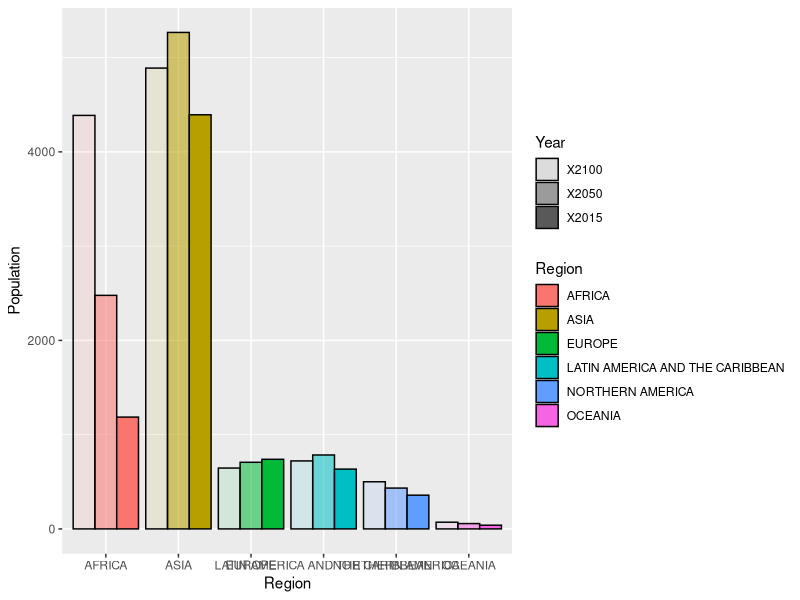
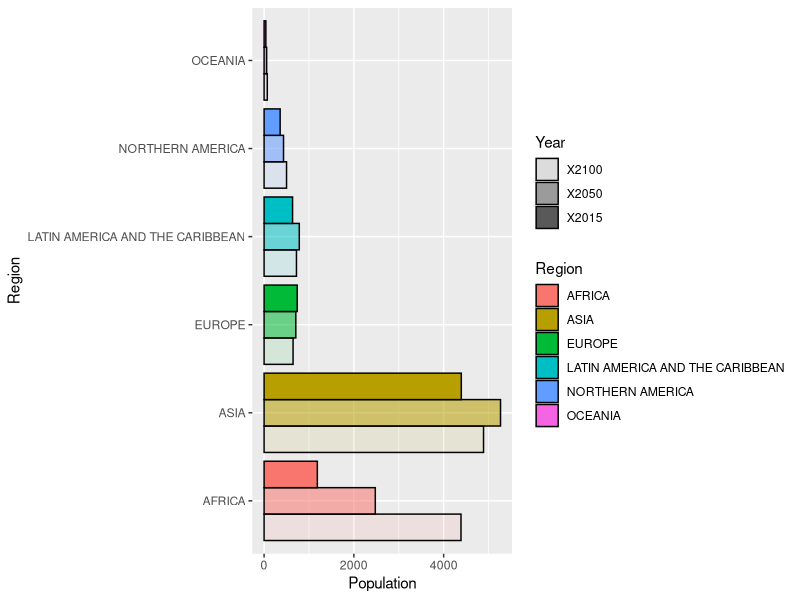
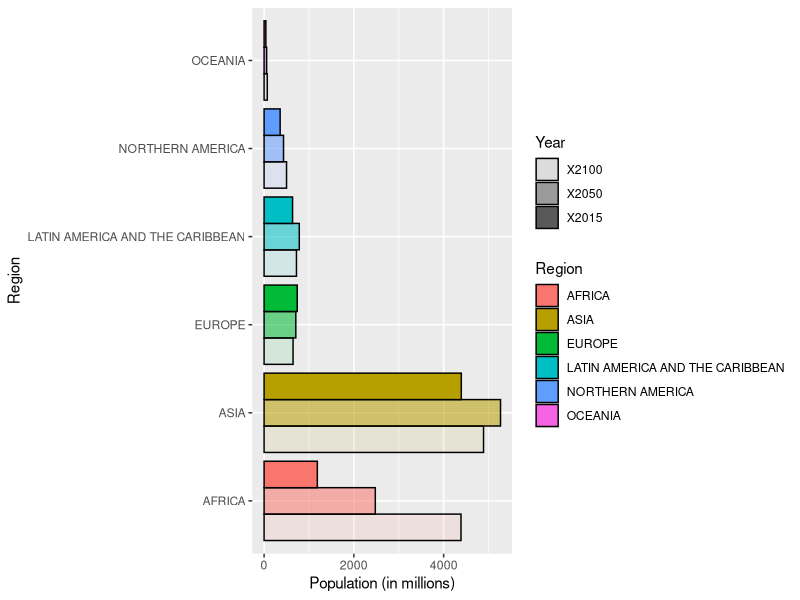
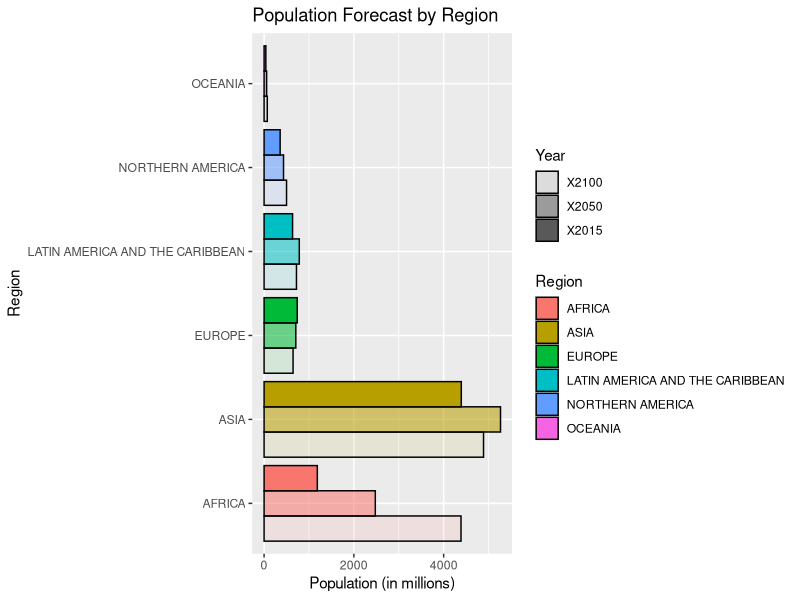
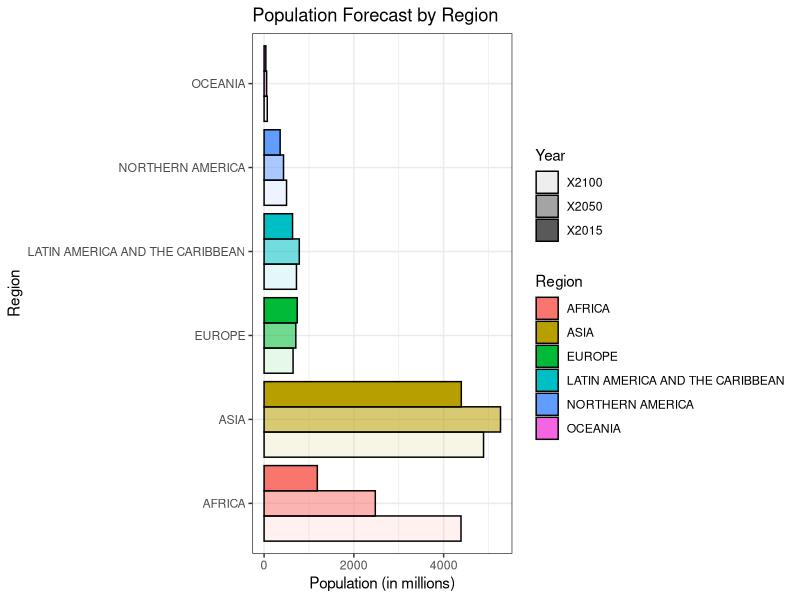
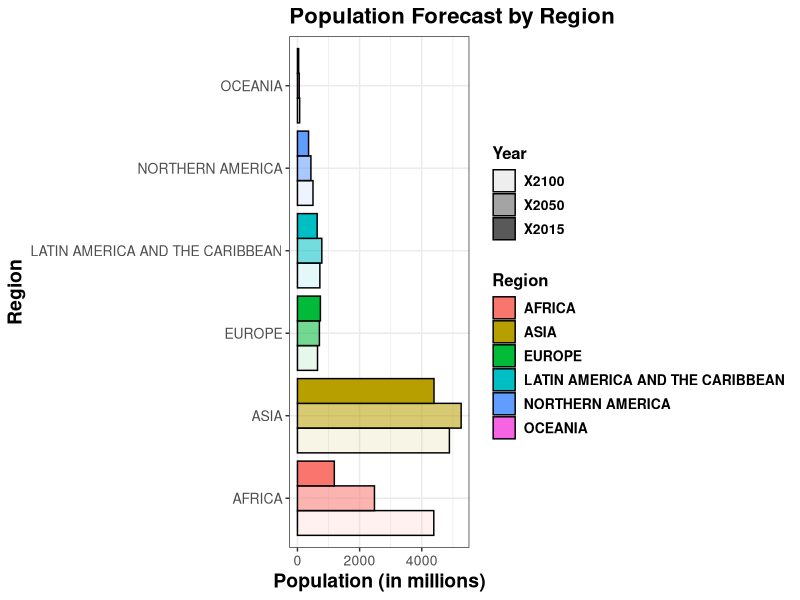
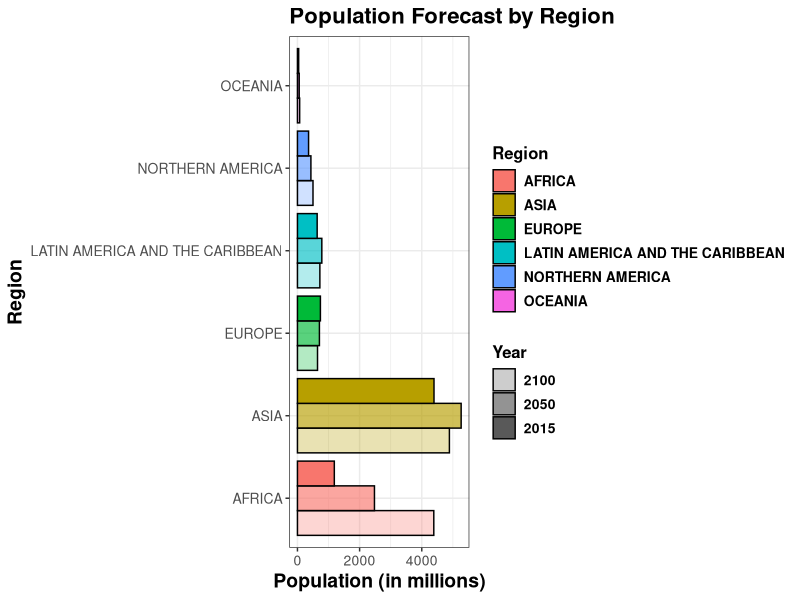

Here is the R script that generated these plots, in order:
library('ggplot2') #load ggplot
library('reshape2') #load reshape2 for reshaping data.frame objects

#You can set the directory to the directory you want. I used setwd() to move to the appropriate directory, but it will be different for you. You can provide your own directory, or navigate using the GUI.
setwd('../Data') 

# load the Region data from the working directory
df <- read.csv('UN population forecasts from Economist charts - Region.csv')

# melt reshapes a data.frame from multiple columns to three columns: an ID column, in this case Region, a variable column, which contains the column headers for each value, and a value Column for the populations. Have a look at the output to understand what it does.
DF <- melt(df[,c('Region','X2100','X2050','X2015')],id.vars = 'Region',variable.name='Year',value.name='Population')

#Change population to millions, because I want to
DF$Population = DF$Population/1000

# Make a ggplot object with the new data.frame, using Region and population as x and y
plotObj <- ggplot(DF,aes(x=Region,y=Population))

# Make a barplot object. Fill assigns the colours to different Regions, and alpha assigns transparency based on Year value data.
plotObj <- plotObj + geom_bar(aes(fill=Region,alpha=Year),position='dodge',stat='identity',colour='black')
# I included plotObj command to update the figure as we go along.
plotObj

# Flip x and y axis, because I like it better
plotObj <- plotObj + coord_flip()
plotObj

# Change the axis label to match reality
plotObj <- plotObj + ylab('Population (in millions)')
plotObj

# add a title
plotObj <- plotObj + ggtitle('Population Forecast by Region')
plotObj

# get rid of the gray background, it's ugly
plotObj <- plotObj + theme_bw()
plotObj

# Set the text properties you desire
plotObj <- plotObj + theme(axis.title = element_text(size=14,face='bold'),legend.text = element_text(size=10,face='bold'),legend.title = element_text(size=12,face='bold'),plot.title = element_text(size=16,face='bold'),axis.text = element_text(size=10))
plotObj

# Change the year names to drop the x's, and set the range of transparencies alpha
plotObj <- plotObj + scale_alpha_discrete(name='Year',labels=c('2100','2050','2015'),range=(c(.3,1)))
plotObj


